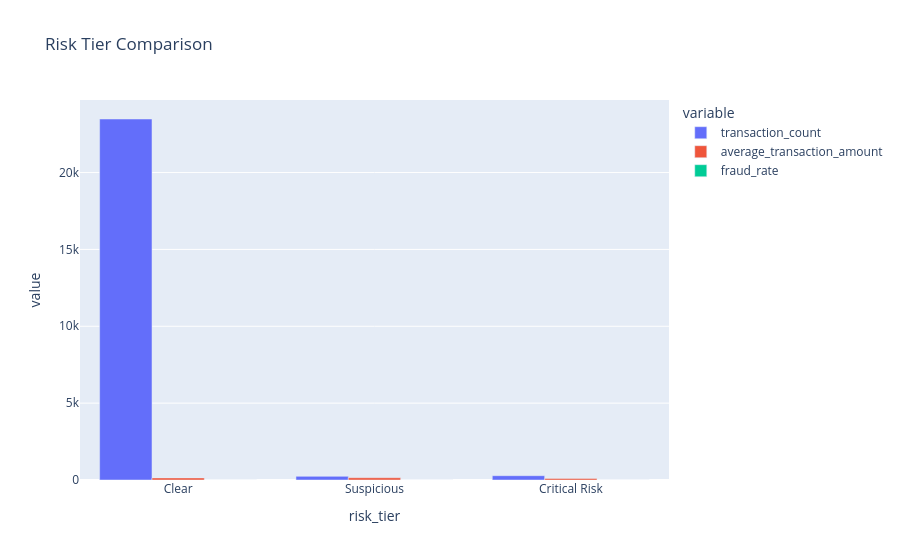

The cell this chart's notebook holds for it:
### Code cell
import plotly.express as px

fig = px.bar(
    tier_summary, x="risk_tier", y=["transaction_count", "average_transaction_amount", "fraud_rate"],
    barmode="group", title="Risk Tier Comparison"
)
fig.write_html(CHART_DIR / "risk_tier_grouped_bar.html")
fig.show()

plt.figure(figsize=(8, 5))
sns.barplot(data=tier_summary, x="risk_tier", y="transaction_count", palette=["#22C55E", "#F59E0B", "#EF4444"])
plt.title("Transaction Count by Risk Tier")
plt.tight_layout()
plt.savefig(CHART_DIR / "risk_tier_counts.png", dpi=180)
plt.show()

### Figure 1 — Plotly figure (JSON) as saved in the notebook; plotly's stock layout.template omitted (floating-point values rounded to 4 significant figures)
{"data": [{"alignmentgroup": "True", "hovertemplate": "variable=transaction_count<br>risk_tier=%{x}<br>value=%{y}<extra></extra>", "legendgroup": "transaction_count", "marker": {"color": "#636efa", "pattern": {"shape": ""}}, "name": "transaction_count", "offsetgroup": "transaction_count", "orientation": "v", "showlegend": true, "textposition": "auto", "type": "bar", "x": ["Clear", "Suspicious", "Critical Risk"], "xaxis": "x", "y": [23480.0, 236.0, 280.0], "yaxis": "y"}, {"alignmentgroup": "True", "hovertemplate": "variable=average_transaction_amount<br>risk_tier=%{x}<br>value=%{y}<extra></extra>", "legendgroup": "average_transaction_amount", "marker": {"color": "#EF553B", "pattern": {"shape": ""}}, "name": "average_transaction_amount", "offsetgroup": "average_transaction_amount", "orientation": "v", "showlegend": true, "textposition": "auto", "type": "bar", "x": ["Clear", "Suspicious", "Critical Risk"], "xaxis": "x", "y": [134.6, 146.6, 101.1], "yaxis": "y"}, {"alignmentgroup": "True", "hovertemplate": "variable=fraud_rate<br>risk_tier=%{x}<br>value=%{y}<extra></extra>", "legendgroup": "fraud_rate", "marker": {"color": "#00cc96", "pattern": {"shape": ""}}, "name": "fraud_rate", "offsetgroup": "fraud_rate", "orientation": "v", "showlegend": true, "textposition": "auto", "type": "bar", "x": ["Clear", "Suspicious", "Critical Risk"], "xaxis": "x", "y": [0.01908, 0.6525, 0.9286], "yaxis": "y"}], "layout": {"barmode": "group", "legend": {"title": {"text": "variable"}, "tracegroupgap": 0}, "title": {"text": "Risk Tier Comparison"}, "xaxis": {"anchor": "y", "domain": [0, 1], "title": {"text": "risk_tier"}}, "yaxis": {"anchor": "x", "domain": [0, 1], "title": {"text": "value"}}}}
